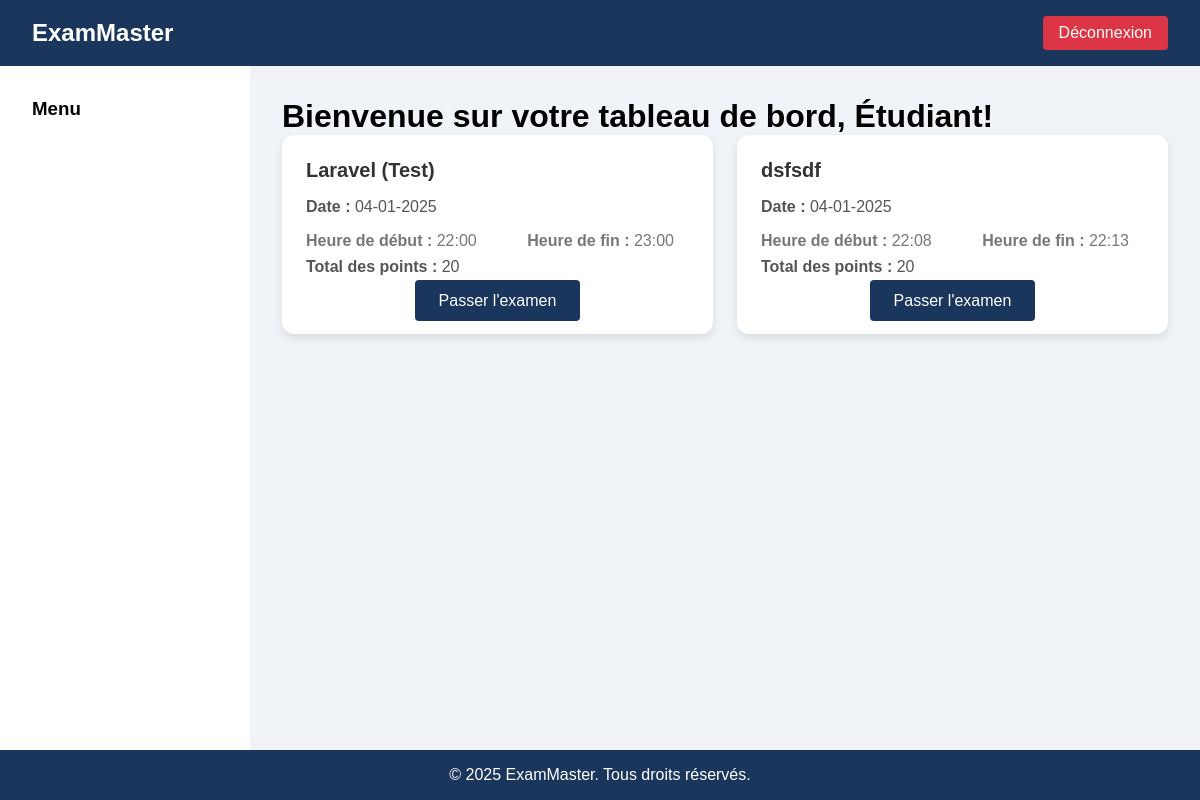
Screenshot of /etudiant/dashboard.php (signed in) with the database file from the repository.
### tables this page shows
CREATE TABLE `exams` (
  `id` int NOT NULL AUTO_INCREMENT,
  `title` varchar(255) NOT NULL,
  `subject_id` int NOT NULL,
  `class_id` int NOT NULL,
  `teacher_id` int NOT NULL,
  `duration` int NOT NULL,
  `total_points` int DEFAULT '0',
  `exam_date` datetime DEFAULT CURRENT_TIMESTAMP,
  `start_time` time NOT NULL,
  `end_time` time NOT NULL,
  `instructions` text,
  `status` enum('draft','published','completed') DEFAULT 'draft',
  `created_at` timestamp NULL DEFAULT CURRENT_TIMESTAMP,
  `updated_at` timestamp NULL DEFAULT CURRENT_TIMESTAMP ON UPDATE CURRENT_TIMESTAMP,
  PRIMARY KEY (`id`),
  KEY `subject_id` (`subject_id`),
  KEY `class_id` (`class_id`),
  KEY `teacher_id` (`teacher_id`),
  CONSTRAINT `exams_ibfk_1` FOREIGN KEY (`subject_id`) REFERENCES `subjects` (`id`),
  CONSTRAINT `exams_ibfk_2` FOREIGN KEY (`class_id`) REFERENCES `classes` (`id`),
  CONSTRAINT `exams_ibfk_3` FOREIGN KEY (`teacher_id`) REFERENCES `users` (`id`)
);

### etudiant/dashboard.php (the view, shortened to what this page needs)
<?php
require '../config/connection.php';
$queryClasses = $conn->prepare("SELECT cs.class_id
                               FROM class_student cs
                               WHERE cs.student_id = ?");
$queryClasses->execute([4]);
$classes = $queryClasses->fetchAll(PDO::FETCH_COLUMN);
if ($classes) {
    $classIds = implode(",", $classes);
    $queryExams = $conn->prepare("SELECT e.id, e.title, e.exam_date, e.start_time, e.end_time, e.total_points
                                 FROM exams e
                                 WHERE e.class_id IN ($classIds) AND e.status = 'published'");
    $queryExams->execute();
    $exams = $queryExams->fetchAll(PDO::FETCH_ASSOC);
} else {
    $exams = [];
}
?>
<!DOCTYPE html>
<html lang="fr">
<head>
</head>
<body>
    <nav class="navbar">
        <div class="nav-brand">ExamMaster</div>
        <a href="../auth/logout.php" class="deconnexion-btn">Déconnexion</a>
    </nav>
    <div class="container">
        <div class="sidebar">
            <h3>Menu</h3>
        </div>
        <div class="main-content">
            <h1>Bienvenue sur votre tableau de bord, Étudiant!</h1>
            <?php if (!empty($exams)): ?>
                <div class="card-grid">
                    <?php foreach ($exams as $exam): ?>
                        <div class="exam-card">
                            <h3><?php echo htmlspecialchars($exam['title']); ?></h3>
                            <p><strong>Date :</strong> <?php echo date('d-m-Y', strtotime($exam['exam_date'])); ?></p>
                            <div class="exam-info">
                                <div><strong>Heure de début :</strong> <?php echo date('H:i', strtotime($exam['start_time'])); ?></div>
                                <div><strong>Heure de fin :</strong> <?php echo date('H:i', strtotime($exam['end_time'])); ?></div>
                            </div>
                            <p><strong>Total des points :</strong> <?php echo $exam['total_points']; ?></p>
                            <div class="exam-actions">
                                <a href="" class="exam-button">Passer l'examen</a>
                            </div>
                        </div>
                    <?php endforeach; ?>
                </div>
            <?php else: ?>
                <p>Aucun examen à venir.</p>
            <?php endif; ?>
        </div>
    </div>
    <div class="footer">
        <p>&copy; 2025 ExamMaster. Tous droits réservés.</p>
    </div>
</body>
</html>

### etudiant/dashboard.php (style rules this page uses)
* { margin: 0; padding: 0; box-sizing: border-box; font-family: Arial, sans-serif; }
body { background-color: #f0f4f8; }
.navbar { background-color: #1a365d; padding: 1rem 2rem; display: flex; justify-content: space-between; align-items: center; color: white; }
.nav-brand { font-size: 1.5rem; font-weight: bold; display: flex; align-items: center; gap: 0.5rem; }
.deconnexion-btn { background-color: #dc3545; color: white; padding: 0.5rem 1rem; border-radius: 4px; text-decoration: none; }
.container { display: flex; min-height: calc(100vh - 64px); }
.sidebar { width: 250px; background-color: white; padding: 2rem; }
.main-content { flex: 1; padding: 2rem; }
.card-grid { display: grid; grid-template-columns: repeat(auto-fit, minmax(250px, 1fr)); gap: 1.5rem; margin-bottom: 2rem; }
.exam-card { background-color: #ffffff; border-radius: 12px; box-shadow: 0 4px 8px rgba(0,0,0,0.1); padding: 1.5rem; transition: transform 0.3s, box-shadow 0.3s; }
.exam-card h3 { font-size: 1.25rem; margin-bottom: 1rem; color: #333; }
.exam-card p { margin: 0.5rem 0; color: #555; }
.exam-info { display: flex; justify-content: space-between; margin-top: 1rem; color: #777; }
.exam-info div { margin-right: 15px; }
.exam-card .exam-actions { margin-top: 1rem; text-align: center; }
.exam-button { background-color: #1a365d; color: white; padding: 0.75rem 1.5rem; border-radius: 4px; text-decoration: none; transition: background-color 0.3s; }
.footer { background-color: #1a365d; color: white; text-align: center; padding: 1rem; position: absolute; bottom: 0; width: 100%; }

### rows the page displays
exams: title "Laravel (Test)", exam_date "04-01-2025", start_time "22:00", end_time "23:00", total_points "20"
exams: title "dsfsdf", exam_date "04-01-2025", start_time "22:08", end_time "22:13", total_points "20"
